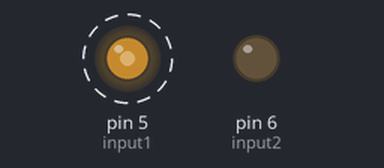
A sketch run on a simulated Arduino Uno, built with avr-gcc and run on an emulated ATmega328P. On the bench: output pins drawn as LEDs (lit = HIGH). Dashed ring = blinking. What the sketch prints to the serial monitor is not drawn.

Above: at 0.05 s.
At 0.2 s:
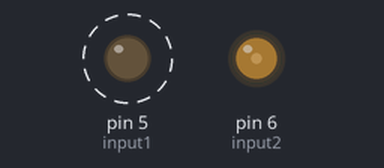
Timing chart, 0 to 3.0 s (numbered marks = the images above):
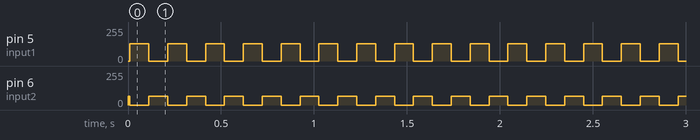

Measured:
- by itself, pin 5 (input1): alternates 128/255 for 0.10 s and 0/255 for 0.10 s
- by itself, pin 6 (input2): repeats every 0.20 s: 0/255 0.10 s, 64/255 0.10 s

The sketch:

DCmotor_Hbridge.ino
```cpp
const int input1=5;
const int input2=6;    // input pin number 설정
float A=0;
float t=0;    // 계산에 이용될 변수 정의
int f=5;    // frequency : 5Hz
void setup()
{
  Serial.begin(9600);
  Serial.print("Frequency : ");
  Serial.print(f);
  Serial.println("Hz");   // 지정된 frequency 출력
}

void loop()
{
  A=sin(2*3.14*f*t);  //방향조건 임의 설정, w=2*pi*f
  if(A>0)
  {
    analogWrite(input1,128);
    analogWrite(input2,0);    // A가 양수일때 정방향(counterclockwise)으로 duty비 128만큼 회전
  }
  else{
    analogWrite(input1,0);
    analogWrite(input2,64);   // A가 양수가 아닐 때 역방향(clockwise)으로 duty비 64만큼 회전
  }
  t=t+0.01;   // 계산에 이용할 t값을 delay에 맞게 설정
  delay(10);  // 10밀리초(0.01초)마다 loop문 반복
}
```
